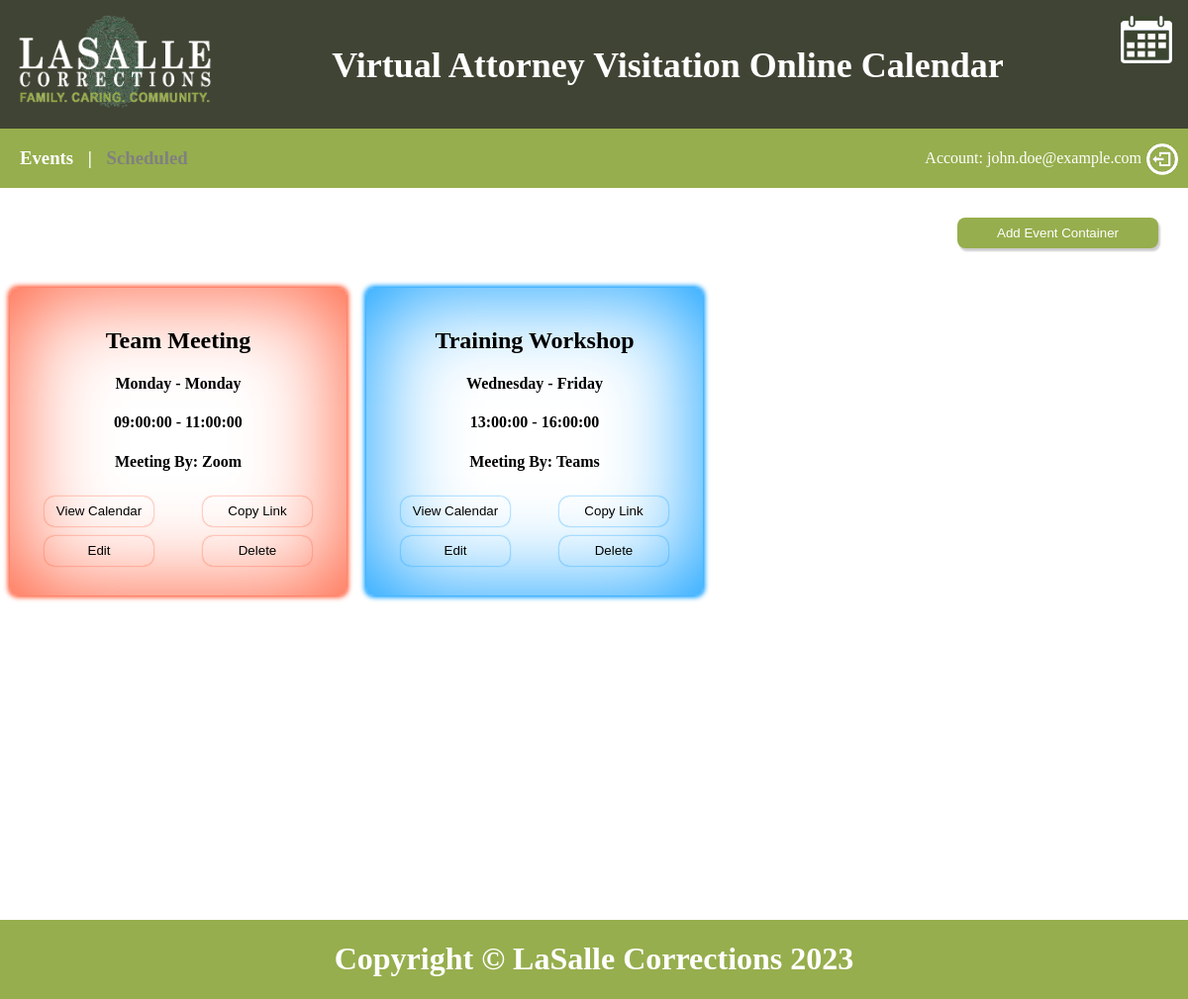
Page /eventContainers.php (signed in) on the earlier database version.
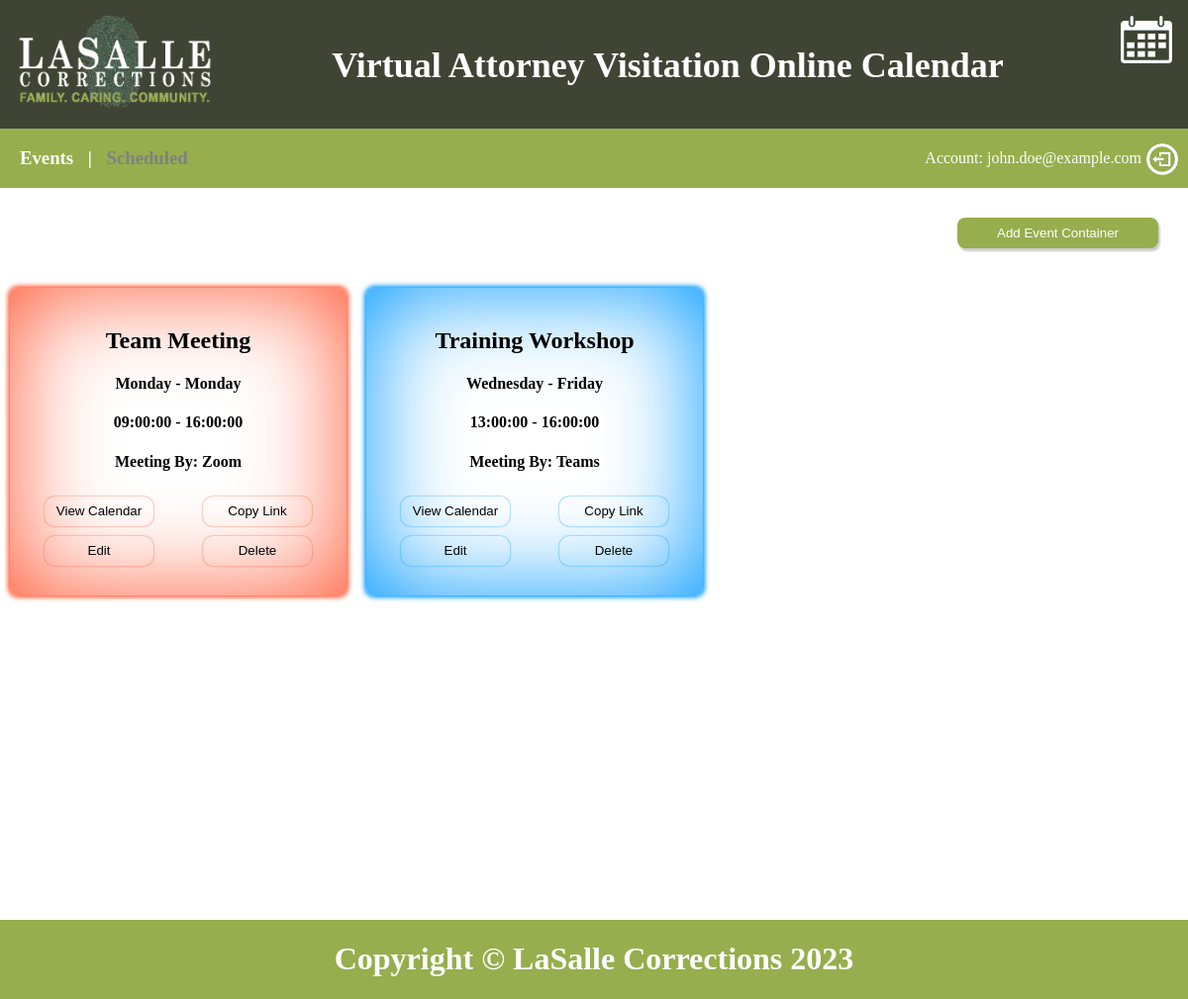
Same page on the later database version.
### tables this page shows
CREATE TABLE IF NOT EXISTS event_containers (
    event_container_id INT AUTO_INCREMENT PRIMARY KEY,
    facility VARCHAR(50) NOT NULL,
    event_name VARCHAR(255) NOT NULL,
    start_day VARCHAR(20) NOT NULL,
    end_day VARCHAR(20) NOT NULL,
    start_time TIME NOT NULL,
    end_time TIME NOT NULL,
    duration VARCHAR(50) NOT NULL DEFAULT "30 min",
    time_zone VARCHAR(50) NOT NULL,
    meeting_type VARCHAR(50) NOT NULL,
    description TEXT,
    color VARCHAR(7) NOT NULL,
    isDeleted BOOLEAN NOT NULL DEFAULT FALSE
);

### includes/loadEventContainers.php (the view, shortened to what this page needs)
<?php
$conn = new mysqli($db_host, $db_username, $db_password, $db_database);
if(isset($_SESSION['facility'])) {
    $facility = $_SESSION['facility'];
    $sql = "SELECT * FROM event_containers WHERE (facility = ? AND isDeleted != 1)";
    $stmt = $conn->prepare($sql);
    $stmt->bind_param("s", $facility);
    $stmt->execute();
    $result = $stmt->get_result();
    if ($result->num_rows > 0) {
        while($row = $result->fetch_assoc()) {
            $eventContainerID = $row["event_container_id"];
            $eventName = $row["event_name"];
            $startDay = $row["start_day"];
            $endDay = $row["end_day"];
            $startTime = $row["start_time"];
            $endTime = $row["end_time"];
            $meetingType = $row["meeting_type"];
            $color = $row["color"];
            echo "<div id='$eventContainerID' class='eventContainer' style='--event-color: $color;'>";
            echo "<h2 class='event-headline'>$eventName</h4>";
            echo "<h4 class='day-range'>$startDay - $endDay</h4>";
            echo "<h4 class='time-range'>$startTime - $endTime</h4>";
            echo "<h4 class='meeting-type'>Meeting By: $meetingType</h4>";
            echo "<div class='button-div'>";
            echo "<button id='viewCalendarButton$eventContainerID' class='event-container-button' style='--event-color-darker: $color;'>View Calendar</button>";
            echo "<button id='copyLinkButton$eventContainerID' class='event-container-button' style='--event-color-darker: $color;'>Copy Link</button>";
            echo "<button id='editButton$eventContainerID' class='event-container-button' style='--event-color-darker: $color;'>Edit</button>";
            echo "<button id='deleteButton$eventContainerID' class='event-container-button' style='--event-color-darker: $color;'>Delete</button>";
            echo "</div>";
            echo "</div>";
        }
    } else {
        echo "0 results";
    }
}

Differences in the rows shown:
changed event_containers "Team Meeting": end_time "11:00:00" → "16:00:00"
